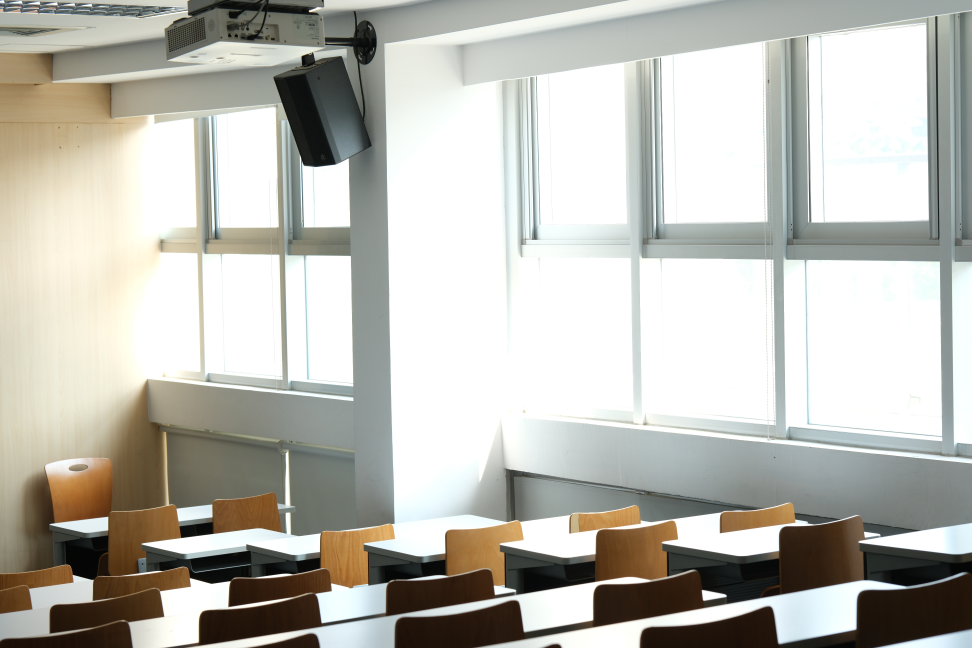
#> input picture hw1_[4]/data/Classroom_01/jpg/0060.JPG, 3888 x 2592 px, found by its file name (shown at 1/4 size); its folder holds only this picture in this run
$ jupyter execute hdr_Robertson_test.ipynb
#> lines starting #> are read from the running program, lines starting #| are printed output that depends on the picture; after the words box and inside, x2 and y2 are one past the last pixel; in counts of white or black regions, pixels touching at a corner belong together
[cell 1]
from PIL import Image
import numpy as np
import os
import glob
import rawpy
import imageio.v3 as iio
import random
import tqdm
from MTB import MTB_color
import cv2

[cell 2]
# [11 lines left out: function align_images_rgb, not called in this run]

def load_rgb_images(path):
#> called with path = '../data/Stairs/jpg/'
    image_paths = [
        os.path.join(path, f)
        for f in os.listdir(path)
        if f.endswith('.JPG')
    ]
    exposures = []
    images = []
    for p in sorted(image_paths):
        img = Image.open(p).convert('RGB')
#> img is the input picture: PIL image 3888x2592 RGB; mean R, G, B 187.5, 186.6, 179.3
        img_np = np.array(img).astype(np.float32)
        images.append(img_np)
        # If the filename is "0.1.tiff", then exposure_time = 0.1
        filename = os.path.splitext(os.path.basename(p))[0]
        exposure_time = 1/float(filename)
        exposures.append(exposure_time)
    images = np.stack(images, axis=0)  # shape (P, H, W, 3)
    exposures = np.array(exposures)    # shape (P,)
    return images, exposures

[cell 3]
def robertson_calibration_single_channel(
    images,
    exposure_times,
    max_iter=20,
    sampling=1000,
    w_fun="debevec",
    clamp_min=0.01,
    clamp_max=0.99,
    random_seed=42
):
    """
    Perform Robertson's iterative method (single-channel).

    images: (N, H, W) in [0..1 or 0..255]
    exposure_times: array of length N
    max_iter: maximum # of iterations
    sampling: number of random pixels to sample
    w_fun: weighting function name ["uniform", "linear", "debevec"]
    clamp_min, clamp_max: skip sample pixels if intensities are outside (min..max)
                         in ANY exposure
    random_seed: reproducible randomness

    returns:
       g:             np.ndarray shape (256,), g[z] is log-response for intensity z=0..255
       logE_samples:  np.ndarray shape (M,), final per-sample log-radiances
       sample_coords: list of (row, col) indices used
    """
    images = images.astype(np.float64)
    if images.max() > 1.0:
        images /= 255.0

    N, H, W = images.shape

    # Define weighting function
    def weight(z):
        # z in discrete [0..255].
        if w_fun == "uniform":
            return 1.0
        elif w_fun == "linear":
            return min(z, 255 - z)  # triangle shape
        elif w_fun == "debevec":
            return z * (255 - z)    # Debevec-Malik style
        else:
            # fallback
            return z * (255 - z)

    # 1) Sample valid pixels
    np.random.seed(random_seed)
    sample_coords = []
    tries = 0
    max_tries = sampling * 10
    while len(sample_coords) < sampling and tries < max_tries:
        r = np.random.randint(0, H)
        c = np.random.randint(0, W)
        pixel_vals = images[:, r, c]  # shape (N,)
        # only accept if all frames are within clamp_min..clamp_max
        if (pixel_vals >= clamp_min).all() and (pixel_vals <= clamp_max).all():
            sample_coords.append((r, c))
        tries += 1

    if len(sample_coords) == 0:
        raise ValueError("No valid samples found. Adjust clamp_min/clamp_max or sampling.")

    M = len(sample_coords)

    # 2) Initialize g
    g = np.zeros(256, dtype=np.float64)
    for z_idx in range(256):
        # a simple guess: g(z) = log( (z+0.5)/255 ), or linear
        val = (z_idx + 0.5)/255.0
        g[z_idx] = np.log(val + 1e-6)  # avoid log(0)

    # 3) Initialize logE for each sample
    # pick middle exposure as reference
    mid_idx = N // 2
    logE = np.zeros(M, dtype=np.float64)
    for j, (r, c) in enumerate(sample_coords):
        I = images[mid_idx, r, c]
        z_idx = int(round(I * 255))
        logE[j] = g[z_idx] - np.log(exposure_times[mid_idx])

    # Precompute weight lookup
    w_lookup = np.array([weight(z) for z in range(256)], dtype=np.float64)

    # 4) Iteration with tqdm
    for it in tqdm.tqdm(range(max_iter)):
        # Step A: Update logE
        for j, (r, c) in enumerate(sample_coords):
            num = 0.0
            den = 0.0
            for i in range(N):
                I = images[i, r, c]
                z_idx = int(round(I * 255))
                w_z = w_lookup[z_idx]
                if w_z > 0:
                    num += w_z * (g[z_idx] - np.log(exposure_times[i]))
                    den += w_z
            if den > 0:
                logE[j] = num / den

        # Step B: Update g
        sum_num = np.zeros(256, dtype=np.float64)
        sum_den = np.zeros(256, dtype=np.float64)

        for i in range(N):
            log_t = np.log(exposure_times[i])
            for j, (r, c) in enumerate(sample_coords):
                I = images[i, r, c]
                z_idx = int(round(I * 255))
                w_z = w_lookup[z_idx]
                if w_z > 0:
                    sum_num[z_idx] += w_z * (logE[j] + log_t)
                    sum_den[z_idx] += w_z

        for z_idx in range(256):
            if sum_den[z_idx] > 0:
                g[z_idx] = sum_num[z_idx] / sum_den[z_idx]

        # Step C: Offset so the average is 0
        valid_mask = w_lookup > 0
        avg_g = np.mean(g[valid_mask])
        g -= avg_g

    return g, logE, sample_coords

def reconstruct_hdr_robertson_single_channel(
    images,
    exposure_times,
    g,
    w_fun="debevec",
    logE_clip=(-20,20)
):
    """
    Reconstruct single-channel HDR given a discrete log-response g, using weighting.

    images: (N, H, W)
    g: (256, ) => g[z_idx] is log scene radiance for intensity z_idx
    w_fun: weighting function
    logE_clip: clamp log(E) to avoid overflow in exp()

    returns: (H, W) HDR image in float64
    """
    images = images.astype(np.float64)
    if images.max() > 1.0:
        images /= 255.0

    N, H, W = images.shape

    def weight(z):
        if w_fun == "uniform":
            return 1.0
        elif w_fun == "linear":
            return min(z, 255 - z)
        elif w_fun == "debevec":
            return z * (255 - z)
        else:
            return z * (255 - z)

    w_lookup = np.array([weight(z) for z in range(256)], dtype=np.float64)

    hdr = np.zeros((H, W), dtype=np.float64)
    wsum = np.zeros((H, W), dtype=np.float64)

    for i in tqdm.tqdm(range(N)):
        log_t = np.log(exposure_times[i])
        # discrete intensity indices
        Z_idx = np.round(images[i]*255).astype(np.int32)

        # g_map for each pixel
        g_map = g[Z_idx]
        w_map = w_lookup[Z_idx]

        # logE = g[z] - log_t
        logE_map = g_map - log_t
        # clamp for safety
        logE_map_clamped = np.clip(logE_map, logE_clip[0], logE_clip[1])
        E_map = np.exp(logE_map_clamped)

        hdr += w_map * E_map
        wsum += w_map

    valid = wsum > 0
    out = np.zeros_like(hdr)
    out[valid] = hdr[valid] / wsum[valid]
    return out

def robertson_calibration_color(
    images_color,
    exposure_times,
    max_iter=20,
    sampling=1000,
    w_fun="debevec",
    clamp_min=0.01,
    clamp_max=0.99,
    random_seed=42
):
    """
    Calibrate Robertson's method for each of the 3 channels independently.

    images_color: (N, H, W, 3)
    returns:
      g_r, g_g, g_b: each shape (256,) => log-response for R,G,B
    """
    # Split into channels
    # shape => (N, H, W)
    images_r = images_color[..., 0]
    images_g = images_color[..., 1]
    images_b = images_color[..., 2]

    # Calibrate each channel
    g_r, logE_r, coords_r = robertson_calibration_single_channel(
        images_r,
        exposure_times,
        max_iter=max_iter,
        sampling=sampling,
        w_fun=w_fun,
        clamp_min=clamp_min,
        clamp_max=clamp_max,
        random_seed=random_seed
    )

    g_g, logE_g, coords_g = robertson_calibration_single_channel(
        images_g,
        exposure_times,
        max_iter=max_iter,
        sampling=sampling,
        w_fun=w_fun,
        clamp_min=clamp_min,
        clamp_max=clamp_max,
        random_seed=random_seed+1  # new seed for variety
    )

    g_b, logE_b, coords_b = robertson_calibration_single_channel(
        images_b,
        exposure_times,
        max_iter=max_iter,
        sampling=sampling,
        w_fun=w_fun,
        clamp_min=clamp_min,
        clamp_max=clamp_max,
        random_seed=random_seed+2
    )

    return (g_r, g_g, g_b)

def reconstruct_hdr_robertson_color(
    images_color,
    exposure_times,
    g_r, g_g, g_b,
    w_fun="debevec",
    logE_clip=(-20, 20)
):
    """
    Reconstruct an HDR color image using the three log-response curves (g_r, g_g, g_b).
    images_color: (N, H, W, 3)
    returns: (H, W, 3) HDR image
    """
    images_r = images_color[..., 0]
    images_g = images_color[..., 1]
    images_b = images_color[..., 2]

    hdr_r = reconstruct_hdr_robertson_single_channel(
        images_r,
        exposure_times,
        g_r,
        w_fun=w_fun,
        logE_clip=logE_clip
    )
    hdr_g = reconstruct_hdr_robertson_single_channel(
        images_g,
        exposure_times,
        g_g,
        w_fun=w_fun,
        logE_clip=logE_clip
    )
    hdr_b = reconstruct_hdr_robertson_single_channel(
        images_b,
        exposure_times,
        g_b,
        w_fun=w_fun,
        logE_clip=logE_clip
    )

    # Stack back into color
    hdr_color = np.stack([hdr_r, hdr_g, hdr_b], axis=-1)
    return hdr_color


def tone_map(hdr_image, gamma=2.2, exposure=1e-7):
    img_tm = 1.0 - np.exp(-hdr_image * exposure)
    img_tm = np.clip(img_tm, 0, 1)
    img_tm = img_tm ** (1 / gamma)
    return (img_tm * 255).astype(np.uint8)

[cell 4]
data_path = "../data/Stairs/jpg/"
output_path = "../output/robertson/"
os.makedirs(output_path, exist_ok=True)

# 1) Load images, exposures
images, exposure_times= load_rgb_images(data_path)
#> exposure_times = [0.0167]

[cell 5]
# # MTB
# offsets = MTB_color(images)
# images_aligned = align_images_rgb(images, offsets)

[cell 6]
max_iter = 30
sampling = 10000
(g_r, g_g, g_b) = robertson_calibration_color(
    images,
    exposure_times,
    max_iter=max_iter,
    sampling=sampling,
    w_fun="debevec",
    clamp_min=0.01,
    clamp_max=0.99,
    random_seed=200
)
#> the loop in robertson_calibration_single_channel, `while len(sample_coords) < sampling and tries < max_tries:` made 15156 passes
#> pixel_vals on passes 1 to 3: [0.373], [1], [0.514]
#> after the loop in robertson_calibration_single_channel, `while len(sample_coords) < sampling and tries < max_tries:`: sample_coords = 10000 pairs, first value 0 to 2591, second value 0 to 3887; tries = 15156
#> in robertson_calibration_single_channel, `M = len(sample_coords)`: M = 10000
#> the loop in robertson_calibration_single_channel, `for j, (r, c) in enumerate(sample_coords):` made 10000 passes
#> (r, c, I, z_idx) on passes 1 to 3: (1818, 617, 0.373, 95), (1719, 844, 0.514, 131), (2393, 2574, 0.169, 43)
#> after the loop in robertson_calibration_single_channel, `for j, (r, c) in enumerate(sample_coords):`: logE = 10000 values, max 4.08 at index 12, min -0.194 at index 3179, mean 3.41
#> after the loop in robertson_calibration_single_channel, `for it in tqdm.tqdm(range(max_iter)):`: g = 256 values from -5.26 to 0.98; logE = 10000 values, max 5.06 at index 12, min 0.784 at index 3179, mean 4.39
#> in robertson_calibration_color, `g_r, logE_r, coords_r = robertson_calibration_single_channel( images_r..`: g_r = 256 values from -5.26 to 0.98; logE_r has the same summary as logE in robertson_calibration_single_channel; coords_r has the same summary as sample_coords in robertson_calibration_single_channel
#> the loop in robertson_calibration_single_channel (call 2), `while len(sample_coords) < sampling and tries < max_tries:` made 15879 passes
#> pixel_vals on passes 1 to 3: [0.588], [1], [0.984]
#> the loop in robertson_calibration_single_channel (call 2), `for j, (r, c) in enumerate(sample_coords):` made 10000 passes
#> (r, c) on passes 23 to 25: (1635, 92), (550, 2001), (2301, 2402)

# 2) Reconstruct HDR color
hdr_color = reconstruct_hdr_robertson_color(
    images,
    exposure_times,
    g_r, g_g, g_b,
    w_fun="debevec",
    logE_clip=(-20, 20)
)
#> in reconstruct_hdr_robertson_single_channel, `valid = wsum > 0`:
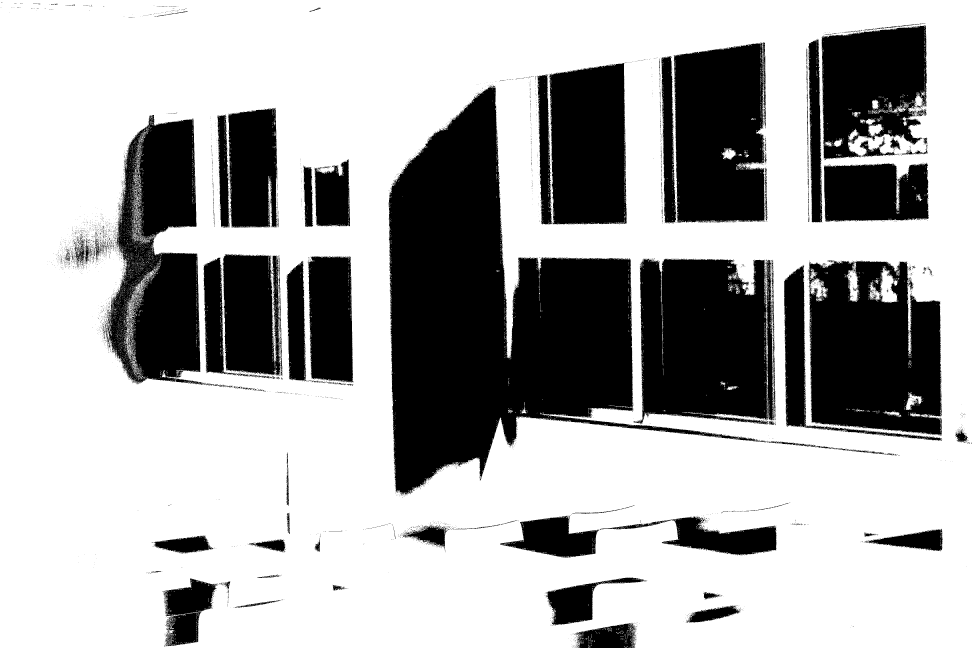
#> valid: shape (2592, 3888) bool (shown at 1/4 size); 67.9% white; 6572 black regions (6334 under 20 px), largest, box (x1, y1, x2, y2) and area: (1553, 342, 3068, 1979) 919156, (2534, 1034, 3102, 1698) 314558, (3232, 1042, 3768, 1742) 302124
#> in reconstruct_hdr_robertson_single_channel (call 2), `valid = wsum > 0`: valid: shape (2592, 3888) bool; 64.2% white; 3932 black regions (3787 under 20 px), largest, box (x1, y1, x2, y2) and area: (1547, 244, 3771, 2044) 1215319, (3226, 1040, 3768, 1744) 349551, (2534, 1034, 3102, 1698) 330964
#> call 3 of reconstruct_hdr_robertson_single_channel, with images = array of shape (1, 2592, 3888), exposure_times = array of shape (1,), g = array of shape (256,), w_fun = 'debevec', logE_clip = (-20, 20)
#> the loop in reconstruct_hdr_robertson_single_channel (call 3), `for i in tqdm.tqdm(range(N)):` made 1 pass
#> pass 1, in reconstruct_hdr_robertson_single_channel (call 3), `g_map = g[Z_idx]`:
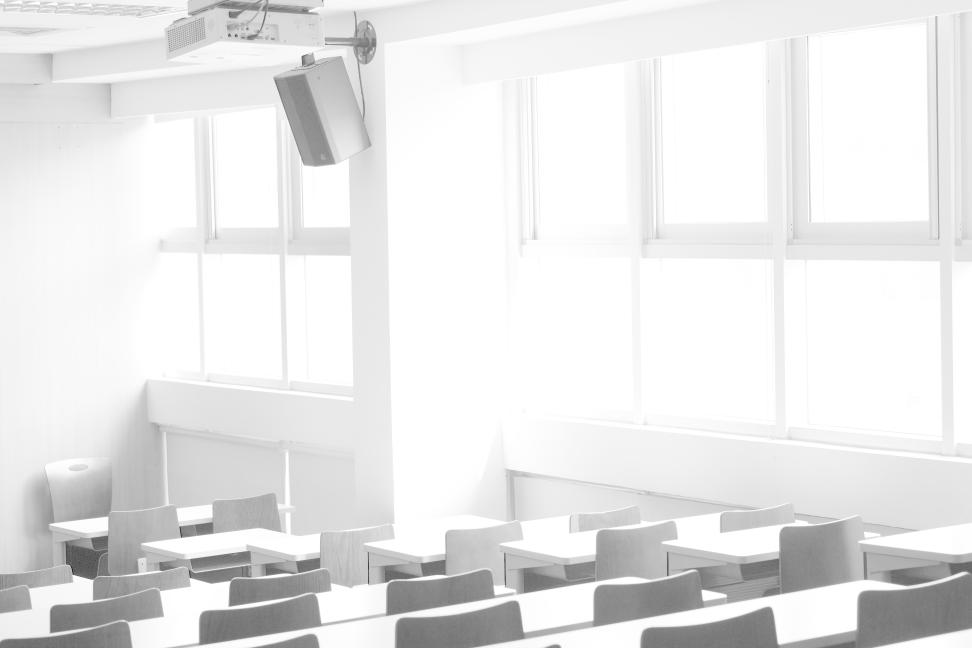
#> g_map: shape (2592, 3888) float64 (shown at 1/4 size); min -5.26, max 0.98, mean 0.399; drawn with min black and max white
#> pass 1, in reconstruct_hdr_robertson_single_channel (call 3), `w_map = w_lookup[Z_idx]`:
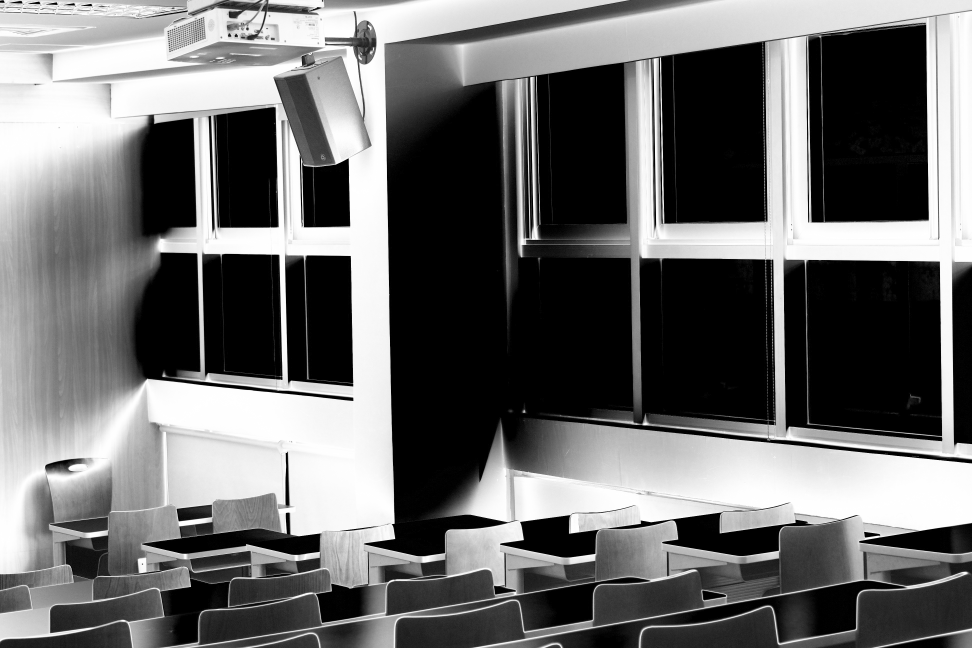
#> w_map: shape (2592, 3888) float64 (shown at 1/4 size); min 0, max 16256, mean 6921.5; drawn with min black and max white
#> after the loop in reconstruct_hdr_robertson_single_channel (call 3), `for i in tqdm.tqdm(range(N)):`:
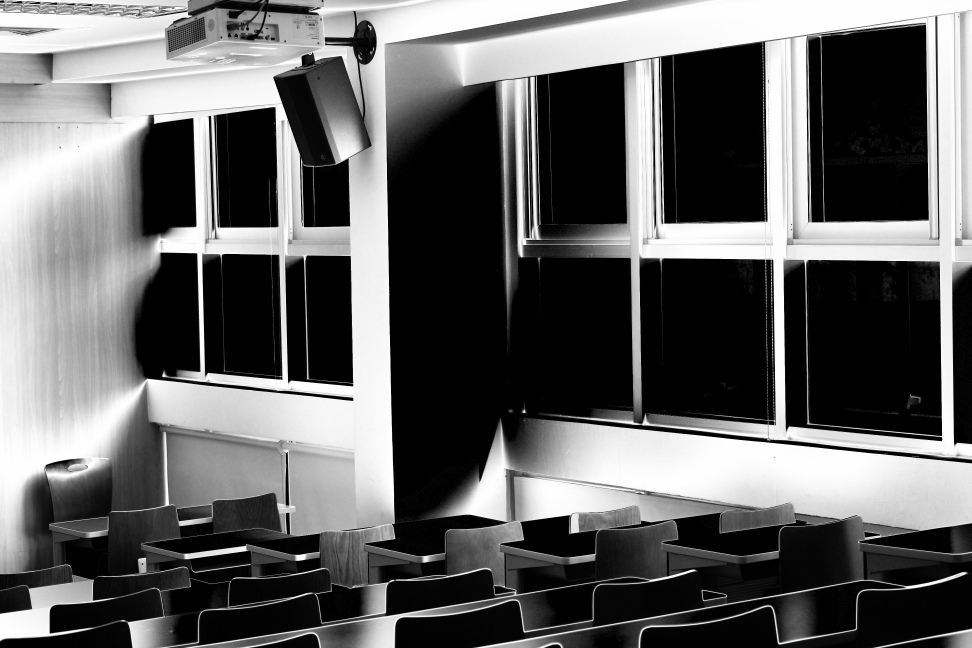
#> hdr: shape (2592, 3888) float64 (shown at 1/4 size); min 0, max 1541536.6, mean 608052.9; drawn with min black and max white
#> in reconstruct_hdr_robertson_single_channel (call 3), `valid = wsum > 0`: valid: shape (2592, 3888) bool; 66% white; 5762 black regions (5482 under 20 px), largest, box (x1, y1, x2, y2) and area: (1547, 343, 3764, 2083) 962710, (3226, 1040, 3768, 1744) 325264, (2558, 1034, 3102, 1698) 313142
#> in reconstruct_hdr_robertson_color, `hdr_color = np.stack([hdr_r, hdr_g, hdr_b], axis=-1)`:
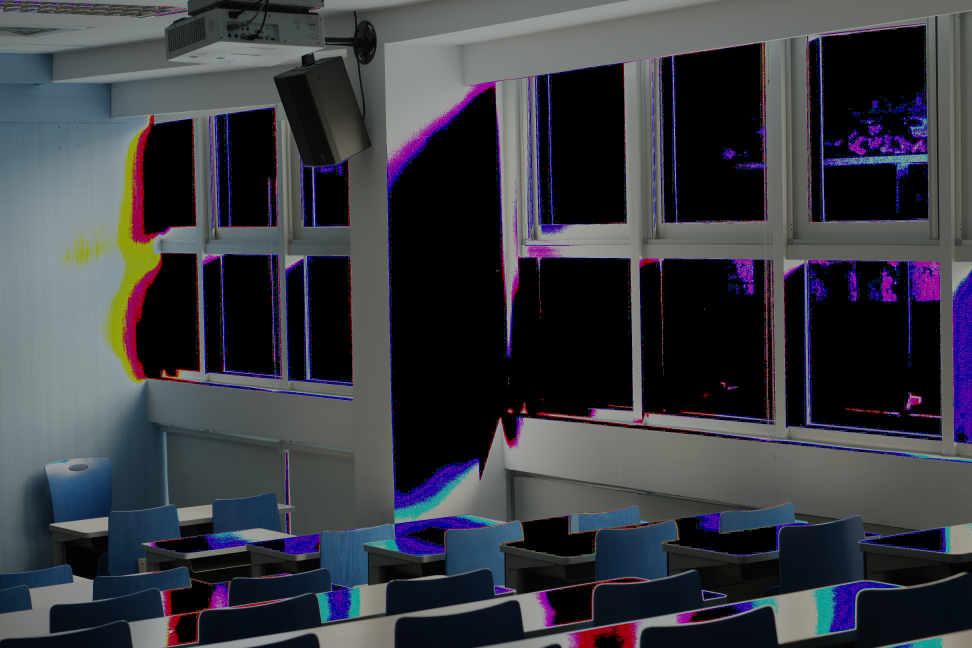
#> hdr_color: shape (2592, 3888, 3) float64 (shown at 1/4 size); mean of channels 0, 1, 2 66.4, 59.9, 58.2; drawn as B, G, R

[cell 7]
tone_mapped = tone_map(hdr_color, gamma=2, exposure=1e-3)
#> in tone_map, `img_tm = 1.0 - np.exp(-hdr_image * exposure)`:
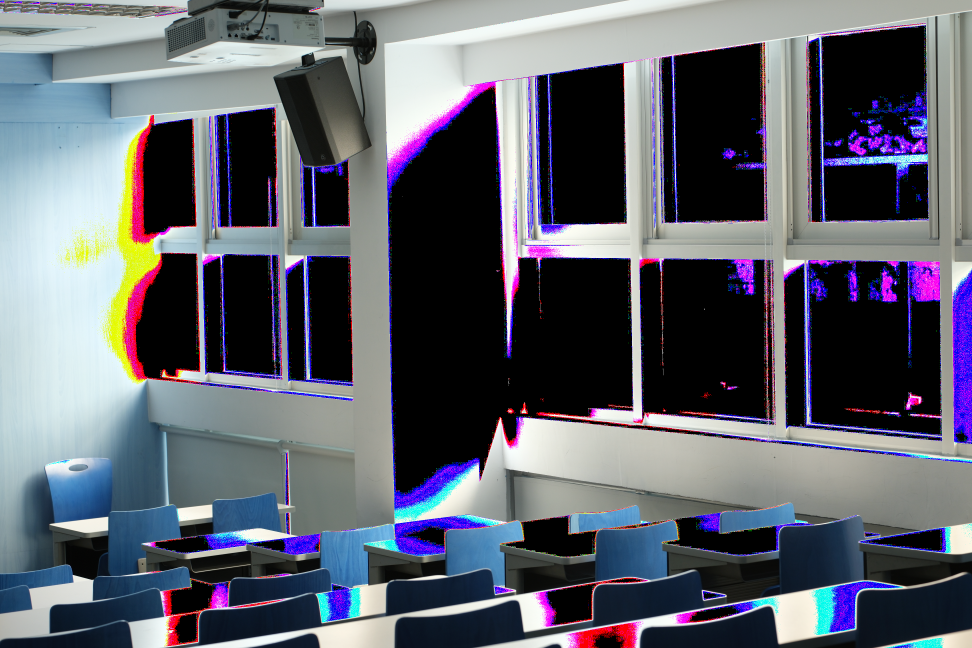
#> img_tm: shape (2592, 3888, 3) float64 (shown at 1/4 size); mean of channels 0, 1, 2 0.0627, 0.0566, 0.055; drawn with min black and max white
iio.imwrite(os.path.join(output_path, "tone_mapped_test.jpg"), tone_mapped)
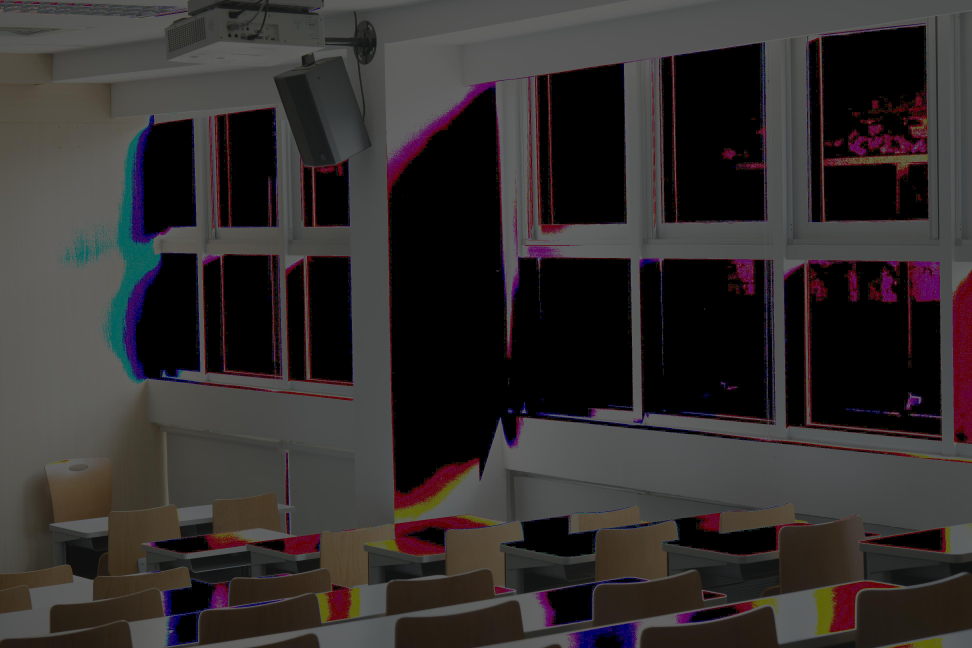
#> saved as tone_mapped_test.jpg: shape (2592, 3888, 3) (shown at 1/4 size); mean R, G, B 50.7, 46.6, 46
